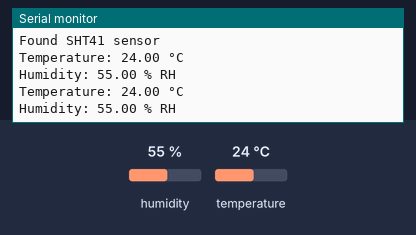
Bench run of a sketch on a simulated Arduino Uno, built with avr-gcc and run on an emulated ATmega328P. Parts: the last lines printed to the serial monitor. Inputs (shaded band) come from the test bench; at power-on: humidity 55 %, temperature 24 °C.

Above: at 2.9 s.
3.0 s: humidity set to 22 %
At 4.7 s:
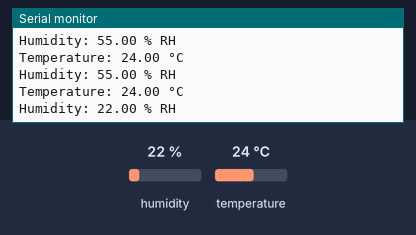
5.8 s: temperature set to 12 °C
At 6.8 s:
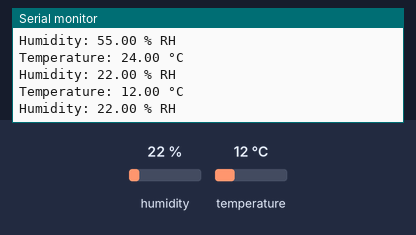
8.6 s: humidity set to 40 %
At 11.1 s:
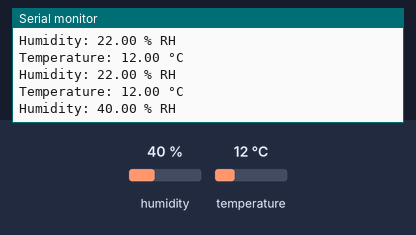
Timing chart, 0 to 12.6 s (numbered marks = the images above; inputs shaded):
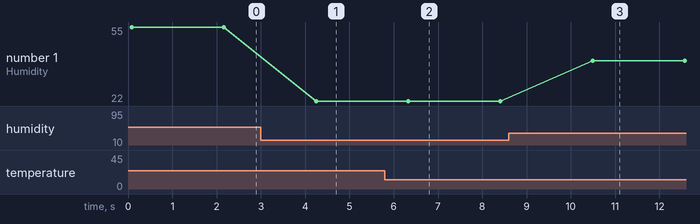

The sketch:

SHT41.ino
```cpp
#include <Wire.h>
#include "Adafruit_SHT4x.h"

// Create an instance of the SHT4x sensor
Adafruit_SHT4x sht4 = Adafruit_SHT4x();

void setup() {
  // Initialize Serial communication
  Serial.begin(115200);
  Serial.println("Adafruit SHT41 Test");

  // Initialize the sensor
  if (!sht4.begin()) {
    Serial.println("Couldn't find SHT41 sensor! Check your wiring.");
    while (1) delay(1); // Halt execution if sensor not found
  }

  Serial.println("Found SHT41 sensor");

  // You can set the precision and heater settings here if needed
  // sht4.setPrecision(SHT4X_HIGH_PRECISION);
  // sht4.setHeater(SHT4X_NO_HEATER);
}

void loop() {
  // Create sensor event variables to store the readings
  sensors_event_t humidity, temp;

  // Get the latest sensor events
  sht4.getEvent(&humidity, &temp);

  // Print the temperature
  Serial.print("Temperature: ");
  Serial.print(temp.temperature);
  Serial.println(" °C");

  // Print the humidity
  Serial.print("Humidity: ");
  Serial.print(humidity.relative_humidity);
  Serial.println(" % RH");

  // Add a newline for readability
  Serial.println("");

  // Wait 2 seconds before the next reading
  delay(2000);
}
```

Measured:
- after the input at 3.0 s, the serial monitor: prints a new line after 1.2 s (image 1)
- after the input at 5.8 s, the serial monitor: prints a new line after 0.53 s (image 2)
- after the input at 8.6 s, the serial monitor: prints a new line after 1.9 s (image 3)
- plotted number 1: 55 → 22 after the input at 3.0 s, 22 → 40 after the input at 8.6 s
